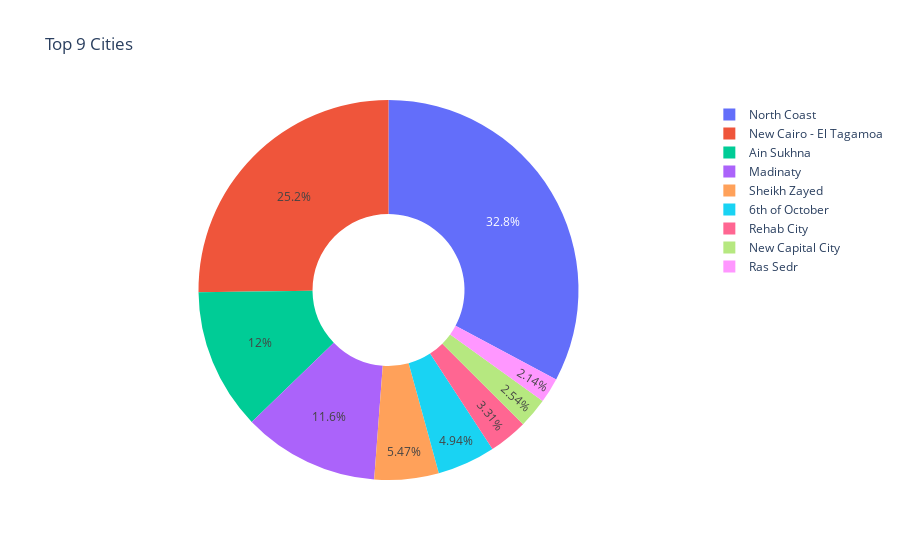

Notebook code cell kept with this figure:
### Code cell
top_count_cities = df.City.value_counts().head(9).reset_index()
top_count_cities.columns = ["City","Count"]

px.pie(data_frame= top_count_cities,names="City",values = "Count",hole =0.4,title = "Top 9 Cities")

### Figure 1 — Plotly figure (JSON) as saved in the notebook; plotly's stock layout.template omitted (floating-point values rounded to 4 significant figures)
{"data": [{"domain": {"x": [0, 1], "y": [0, 1]}, "hole": 0.4, "hovertemplate": "City=%{label}<br>Count=%{value}<extra></extra>", "labels": ["North Coast", "New Cairo - El Tagamoa", "Ain Sukhna", "Madinaty", "Sheikh Zayed", "6th of October", "Rehab City", "New Capital City", "Ras Sedr"], "legendgroup": "", "name": "", "showlegend": true, "type": "pie", "values": [1486, 1141, 545, 525, 248, 224, 150, 115, 97]}], "layout": {"legend": {"tracegroupgap": 0}, "title": {"text": "Top 9 Cities"}}}
